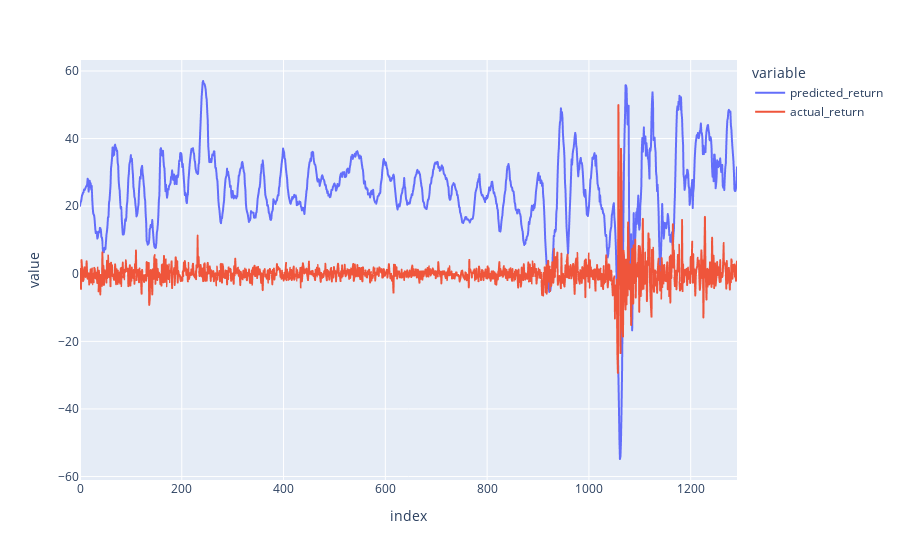

This figure's notebook cell:
### Code cell
px.line(output, y=["predicted_return", "actual_return"])

### Figure 1 — Plotly figure (JSON) as saved in the notebook; plotly's stock layout.template omitted (floating-point values rounded to 4 significant figures; data arrays with more than 128 entries replaced by an {"elided": "..."} marker saying what was removed)
{"data": [{"hovertemplate": "variable=predicted_return<br>index=%{x}<br>value=%{y}<extra></extra>", "legendgroup": "predicted_return", "line": {"color": "#636efa", "dash": "solid"}, "mode": "lines", "name": "predicted_return", "showlegend": true, "type": "scattergl", "x": {"elided": "1292 int values"}, "xaxis": "x", "y": {"elided": "1292 float values"}, "yaxis": "y"}, {"hovertemplate": "variable=actual_return<br>index=%{x}<br>value=%{y}<extra></extra>", "legendgroup": "actual_return", "line": {"color": "#EF553B", "dash": "solid"}, "mode": "lines", "name": "actual_return", "showlegend": true, "type": "scattergl", "x": {"elided": "1292 int values"}, "xaxis": "x", "y": {"elided": "1292 float values"}, "yaxis": "y"}], "layout": {"legend": {"title": {"text": "variable"}, "tracegroupgap": 0}, "margin": {"t": 60}, "xaxis": {"anchor": "y", "domain": [0, 1], "title": {"text": "index"}}, "yaxis": {"anchor": "x", "domain": [0, 1], "title": {"text": "value"}}}}
